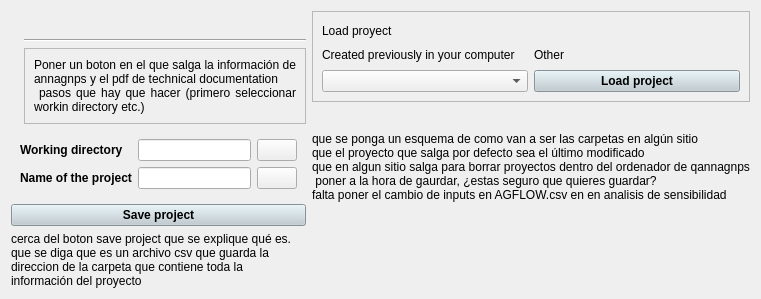
     <widget class="QWidget" name="tab">
      <attribute name="title">
       <string>About</string>
      </attribute>
      <layout class="QGridLayout" name="gridLayout_18">
       <item row="0" column="0" rowspan="2">
        <layout class="QVBoxLayout" name="verticalLayout_2">
         <item>
          <layout class="QHBoxLayout" name="horizontalLayout_2">
           <item>
            <layout class="QHBoxLayout" name="horizontalLayout_16">
             <item>
              <widget class="QLabel" name="plugin_label">
               <property name="text">
                <string/>
               </property>
              </widget>
             </item>
            </layout>
           </item>
           <item>
            <layout class="QVBoxLayout" name="verticalLayout">
             <item>
              <widget class="QLabel" name="label_7">
               <property name="font">
                <font>
                 <pointsize>14</pointsize>
                 <weight>75</weight>
                 <bold>true</bold>
                </font>
               </property>
               <property name="text">
                <string/>
               </property>
               <property name="alignment">
                <set>Qt::AlignCenter</set>
               </property>
              </widget>
             </item>
             <item>
              <widget class="Line" name="line_4">
               <property name="orientation">
                <enum>Qt::Horizontal</enum>
               </property>
              </widget>
             </item>
             <item>
              <widget class="QFrame" name="frame_3">
               <property name="styleSheet">
                <string notr="true"/>
               </property>
               <property name="frameShape">
                <enum>QFrame::StyledPanel</enum>
               </property>
               <property name="frameShadow">
                <enum>QFrame::Raised</enum>
               </property>
               <layout class="QGridLayout" name="gridLayout_5">
                <item row="1" column="0">
                 <widget class="QLabel" name="label_10">
                  <property name="text">
                   <string>Poner un boton en el que salga la información de annagnps y el pdf de technical documentation
 pasos que hay que hacer (primero seleccionar workin directory etc.)</string>
                  </property>
                  <property name="alignment">
                   <set>Qt::AlignJustify|Qt::AlignVCenter</set>
                  </property>
                  <property name="wordWrap">
                   <bool>true</bool>
                  </property>
                 </widget>
                </item>
               </layout>
              </widget>
             </item>
            </layout>
           </item>
          </layout>
         </item>
         <item>
          <layout class="QHBoxLayout" name="horizontalLayout_17">
           <item>
            <widget class="QFrame" name="frame_4">
             <property name="frameShape">
              <enum>QFrame::NoFrame</enum>
             </property>
             <property name="frameShadow">
              <enum>QFrame::Raised</enum>
             </property>
             <layout class="QGridLayout" name="gridLayout_6">
              <item row="0" column="2">
               <widget class="QPushButton" name="button_project">
                <property name="text">
                 <string/>
                </property>
               </widget>
              </item>
              <item row="0" column="1">
               <widget class="QLineEdit" name="project"/>
              </item>
              <item row="0" column="0">
               <widget class="QLabel" name="label_22">
                <property name="font">
                 <font>
                  <weight>75</weight>
                  <bold>true</bold>
                 </font>
                </property>
                <property name="text">
                 <string>Working directory</string>
                </property>
               </widget>
              </item>
              <item row="1" column="0">
               <widget class="QLabel" name="label_23">
                <property name="font">
                 <font>
                  <weight>75</weight>
                  <bold>true</bold>
                 </font>
                </property>
                <property name="text">
                 <string>Name of the project</string>
                </property>
               </widget>
              </item>
              <item row="1" column="1">
               <widget class="QLineEdit" name="name_of_project"/>
              </item>
              <item row="1" column="2">
               <widget class="QPushButton" name="pushButton_2">
                <property name="text">
                 <string/>
                </property>
               </widget>
              </item>
             </layout>
            </widget>
           </item>
          </layout>
         </item>
        </layout>
       </item>
       <item row="0" column="1">
        <widget class="QFrame" name="frame_9">
         <property name="frameShape">
          <enum>QFrame::StyledPanel</enum>
         </property>
         <property name="frameShadow">
          <enum>QFrame::Raised</enum>
         </property>
         <layout class="QGridLayout" name="gridLayout_12">
          <item row="0" column="0" colspan="2">
           <widget class="QLabel" name="label_26">
            <property name="text">
             <string>Load proyect</string>
            </property>
           </widget>
          </item>
          <item row="1" column="0">
           <widget class="QLabel" name="label_27">
            <property name="text">
             <string>Created previously in your computer</string>
            </property>
           </widget>
          </item>
          <item row="1" column="1">
           <widget class="QLabel" name="label_28">
            <property name="text">
             <string>Other</string>
            </property>
           </widget>
          </item>
          <item row="2" column="0">
           <widget class="QComboBox" name="combo_created_projects"/>
          </item>
          <item row="2" column="1">
           <widget class="QPushButton" name="pb_load">
            <property name="font">
             <font>
              <weight>75</weight>
              <bold>true</bold>
             </font>
            </property>
            <property name="styleSheet">
             <string notr="true">QPushButton {
    background-color: #becbd1;
    color: black;
}

QPushButton:hover {
    color: white;
}</string>
            </property>
            <property name="text">
             <string>Load project</string>
            </property>
           </widget>
          </item>
         </layout>
        </widget>
       </item>
       <item row="1" column="1" rowspan="2">
        <widget class="QLabel" name="label_25">
         <property name="text">
          <string>que se ponga un esquema de como van a ser las carpetas en algún sitio
que el proyecto que salga por defecto sea el último modificado
que en algun sitio salga para borrar proyectos dentro del ordenador de qannagnps
 poner a la hora de gaurdar, ¿estas seguro que quieres guardar?
falta poner el cambio de inputs en AGFLOW.csv en en analisis de sensibilidad</string>
         </property>
         <property name="wordWrap">
          <bool>true</bool>
         </property>
        </widget>
       </item>
       <item row="2" column="0">
        <widget class="QPushButton" name="pb_save">
         <property name="font">
          <font>
           <weight>75</weight>
           <bold>true</bold>
          </font>
         </property>
         <property name="styleSheet">
          <string notr="true">QPushButton {
    background-color: #becbd1;
    color: black;
}

QPushButton:hover {
    color: white;
}</string>
         </property>
         <property name="text">
          <string>Save project</string>
         </property>
        </widget>
       </item>
       <item row="3" column="0">
        <widget class="QLabel" name="label_24">
         <property name="text">
          <string>cerca del boton save project que se explique qué es. que se diga que es un archivo csv que guarda la direccion de la carpeta que contiene toda la información del proyecto</string>
         </property>
         <property name="wordWrap">
          <bool>true</bool>
         </property>
        </widget>
       </item>
      </layout>
     </widget>
